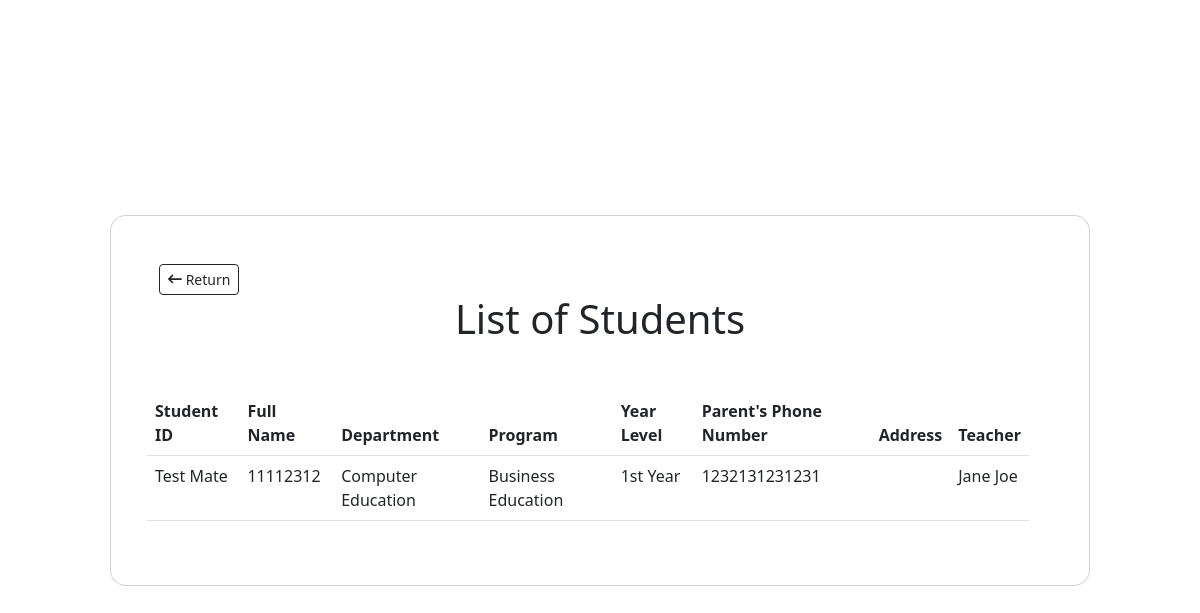
Page /students (signed in) on the earlier database version.
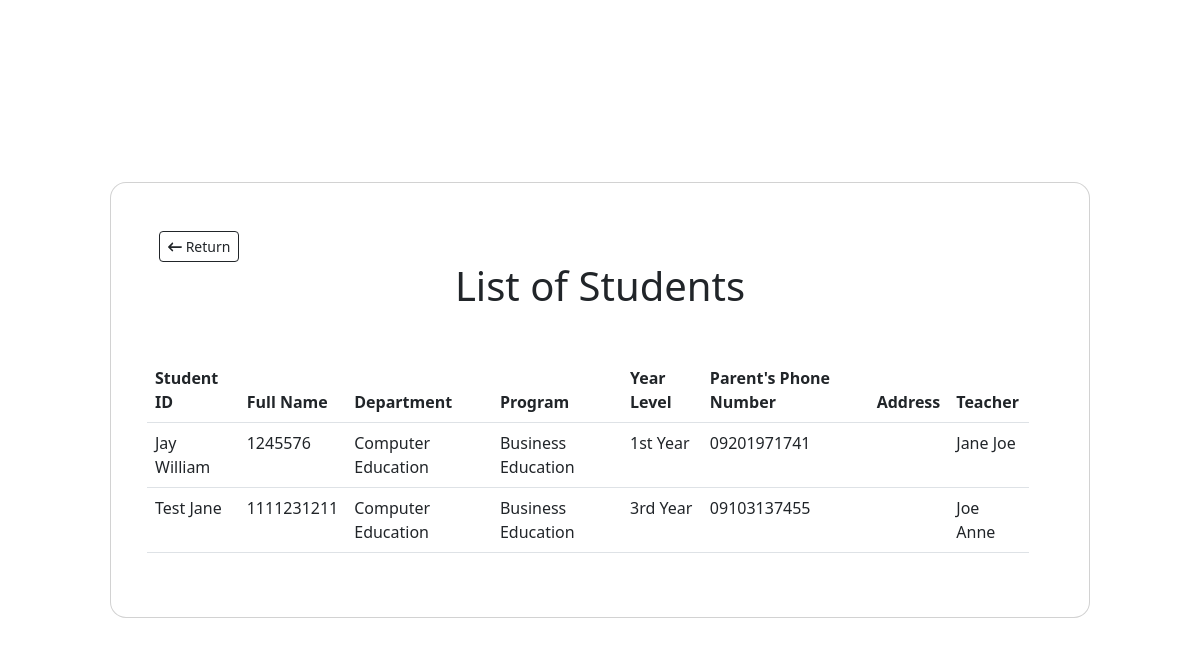
Same page on the later database version.
### app.py (models this page shows, shortened)
class Students(db.Model, UserMixin):
    __tablename__ = 'students'
    id = db.Column(db.Integer, primary_key=True)
    fullname = db.Column(db.String(1000), nullable=False)
    course = db.Column(db.String(255), nullable=False)
    studentid = db.Column(db.String(255), nullable=False)
    department = db.Column(db.String(255), nullable=False)
    program = db.Column(db.String(255), nullable=False)
    year = db.Column(db.String(255), nullable=False)
    parentphone = db.Column(db.String(255), nullable=False)
    teacher_name = db.Column(db.String(1000), db.ForeignKey('user.fullname'), nullable=False)
    date_added = db.Column(db.Date, default=date.today)
    teacher = db.Relationship('User', foreign_keys=teacher_name)

### app.py (the view)
@app.route('/students')
@login_required
def students():
    students = Students.query.order_by(Students.date_added).all()
    return render_template("students.html", students=students)

### app.py (called while the page is built)
@login_manager.user_loader
def load_user(user_id):
    return User.query.get(int(user_id))

### templates/students.html (shortened to what this page needs)
{% extends 'base.html' %}
{% block content %}
    <body>
        <section class="sign-in">
            <div class="container-fluid d-flex justify-content-center align-items-center vh-100">
                <div class="col-xl-10">
                    <div class="card" style="border-radius: 1rem;">
                        <div class="card-body p-5">
                                <div class="d-grid d-md-flex justify-content-md-start">
                                    <a href="{{ url_for('admin') }}">
                                        <button type="button" class="btn btn-outline-dark btn-sm"><i class="fa-solid fa-arrow-left-long"></i> Return</button>
                                    </a>
                                </div>
                            <h1 class="card-title mb-5 text-center">List of Students</h1>
                            <div class="row">
                                <div class="row">
                                    <table class="table" id="dataTable">
                                        <thead>
                                            <tr>
                                                <th scope="col">
                                                    Student ID
                                                </th>
                                                <th scope="col">
                                                    Full Name
                                                </th>
                                                <th scope="col">
                                                    Department
                                                </th>
                                                <th scope="col">
                                                    Program
                                                </th>
                                                <th scope="col">
                                                    Year Level
                                                </th>
                                                <th scope="col">
                                                    Parent's Phone Number
                                                </th>
                                                <th scope="col">
                                                    Address
                                                </th>
                                                <th scope="col">
                                                    Teacher
                                                </th>
                                            </tr>
                                        </thead>
                                        <tbody>
                                            {% for student in students %}
                                            <tr>
                                                <td scope="row">
                                                    {{ student.fullname }}
                                                </td>
                                                <td>
                                                    {{ student.studentid }}
                                                </td>
                                                <td>
                                                    {{ student.department }}
                                                </td>
                                                <td>
                                                    {{ student.program }}
                                                </td>
                                                <td>
                                                    {{ student.year }}
                                                </td>
                                                <td>
                                                    {{ student.parentphone }}
                                                </td>
                                                <td>
                                                </td>
                                                <td>
                                                    {{ student.teacher_name }}
                                                </td>
                                            </tr>
                                            {% endfor %}
                                        </tbody>
                                    </table>
                                </div>
                            </div>
                        </div>
                    </div>
                </div>
            </div>
        </section>
    </body>
{% endblock %}

### templates/base.html (shortened to what this page needs)
<!DOCTYPE html>
<html lang="en">
    <head>
        <link href="{{ url_for('static', filename='css/bootstrap.min.css')}}" rel="stylesheet">
        <link href="{{ url_for('static', filename='css/custom.css')}}" rel="stylesheet">
        <link href="{{ url_for('static', filename='css/all.css')}}" rel="stylesheet">
        <link href="{{ url_for('static', filename='css/datatables.min.css') }}" rel="stylesheet">
    </head>
    {% block content %}{% endblock %}
</html>

### static/css/custom.css (style rules this page uses)
body { background: url('/Load Testing/assets/img/bg.jpg') no-repeat center center fixed; background-size: cover; }

Differences in the rows shown:
changed Students "1st Year": fullname "Test Mate" → "Jay William"; studentid "11112312" → "1245576"; parentphone "1232131231231" → "09201971741"
added Students: fullname "Test Jane", studentid "1111231211", department "Computer Education", program "Business Education", year "3rd Year", parentphone "09103137455", teacher_name "Joe Anne"
